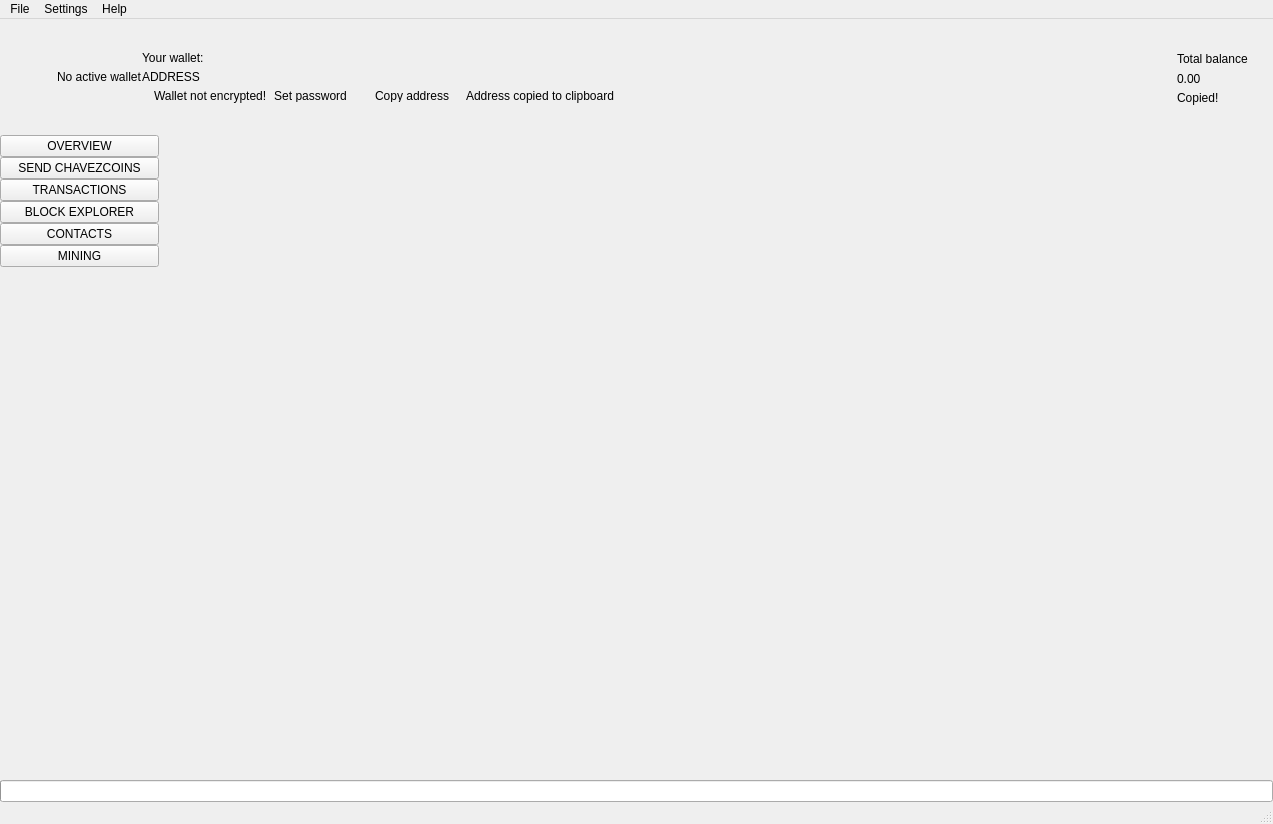
 <widget class="QMainWindow" name="MainWindow">
  <property name="geometry">
   <rect>
    <x>0</x>
    <y>0</y>
    <width>1273</width>
    <height>824</height>
   </rect>
  </property>
  <property name="sizePolicy">
   <sizepolicy hsizetype="Preferred" vsizetype="Preferred">
    <horstretch>0</horstretch>
    <verstretch>0</verstretch>
   </sizepolicy>
  </property>
  <property name="minimumSize">
   <size>
    <width>1260</width>
    <height>600</height>
   </size>
  </property>
  <property name="maximumSize">
   <size>
    <width>16777215</width>
    <height>16777215</height>
   </size>
  </property>
  <property name="windowTitle">
   <string>MainWindow</string>
  </property>
  <property name="windowIcon">
   <iconset>
    <normaloff>:/images/chavezcoin</normaloff>:/images/chavezcoin</iconset>
  </property>
  <widget class="QWidget" name="centralwidget">
   <layout class="QVBoxLayout" name="verticalLayout_2">
    <property name="spacing">
     <number>0</number>
    </property>
    <property name="leftMargin">
     <number>0</number>
    </property>
    <property name="topMargin">
     <number>0</number>
    </property>
    <property name="rightMargin">
     <number>0</number>
    </property>
    <property name="bottomMargin">
     <number>0</number>
    </property>
    <item>
     <widget class="QFrame" name="m_headerFrame">
      <property name="minimumSize">
       <size>
        <width>0</width>
        <height>116</height>
       </size>
      </property>
      <property name="maximumSize">
       <size>
        <width>16777215</width>
        <height>116</height>
       </size>
      </property>
      <property name="frameShape">
       <enum>QFrame::NoFrame</enum>
      </property>
      <property name="frameShadow">
       <enum>QFrame::Raised</enum>
      </property>
      <layout class="QHBoxLayout" name="horizontalLayout_3">
       <property name="spacing">
        <number>0</number>
       </property>
       <property name="leftMargin">
        <number>0</number>
       </property>
       <property name="topMargin">
        <number>0</number>
       </property>
       <property name="rightMargin">
        <number>25</number>
       </property>
       <property name="bottomMargin">
        <number>0</number>
       </property>
       <item>
        <spacer name="horizontalSpacer_2">
         <property name="orientation">
          <enum>Qt::Horizontal</enum>
         </property>
         <property name="sizeType">
          <enum>QSizePolicy::Fixed</enum>
         </property>
         <property name="sizeHint" stdset="0">
          <size>
           <width>30</width>
           <height>20</height>
          </size>
         </property>
        </spacer>
       </item>
       <item>
        <widget class="QLabel" name="m_logoLabel">
         <property name="text">
          <string/>
         </property>
        </widget>
       </item>
       <item>
        <spacer name="horizontalSpacer_5">
         <property name="orientation">
          <enum>Qt::Horizontal</enum>
         </property>
         <property name="sizeType">
          <enum>QSizePolicy::Fixed</enum>
         </property>
         <property name="sizeHint" stdset="0">
          <size>
           <width>20</width>
           <height>20</height>
          </size>
         </property>
        </spacer>
       </item>
       <item>
        <widget class="WalletGui::WalletSmallGrayTextLabel" name="m_noWalletLabel">
         <property name="text">
          <string>No active wallet</string>
         </property>
        </widget>
       </item>
       <item>
        <widget class="QFrame" name="m_walletFrame">
         <property name="frameShape">
          <enum>QFrame::NoFrame</enum>
         </property>
         <property name="frameShadow">
          <enum>QFrame::Raised</enum>
         </property>
         <layout class="QVBoxLayout" name="verticalLayout_3">
          <property name="spacing">
           <number>5</number>
          </property>
          <property name="leftMargin">
           <number>0</number>
          </property>
          <property name="topMargin">
           <number>0</number>
          </property>
          <property name="rightMargin">
           <number>0</number>
          </property>
          <property name="bottomMargin">
           <number>0</number>
          </property>
          <item>
           <spacer name="verticalSpacer_3">
            <property name="orientation">
             <enum>Qt::Vertical</enum>
            </property>
            <property name="sizeType">
             <enum>QSizePolicy::Minimum</enum>
            </property>
            <property name="sizeHint" stdset="0">
             <size>
              <width>20</width>
              <height>40</height>
             </size>
            </property>
           </spacer>
          </item>
          <item>
           <widget class="WalletGui::WalletSmallGrayTextLabel" name="m_walletLabel">
            <property name="text">
             <string>Your wallet:</string>
            </property>
            <property name="indent">
             <number>0</number>
            </property>
           </widget>
          </item>
          <item>
           <widget class="QLabel" name="m_addressLabel">
            <property name="sizePolicy">
             <sizepolicy hsizetype="Preferred" vsizetype="Preferred">
              <horstretch>0</horstretch>
              <verstretch>0</verstretch>
             </sizepolicy>
            </property>
            <property name="cursor">
             <cursorShape>PointingHandCursor</cursorShape>
            </property>
            <property name="toolTip">
             <string>Click to copy</string>
            </property>
            <property name="text">
             <string>ADDRESS</string>
            </property>
            <property name="indent">
             <number>0</number>
            </property>
           </widget>
          </item>
          <item>
           <layout class="QHBoxLayout" name="horizontalLayout_2">
            <property name="spacing">
             <number>0</number>
            </property>
            <item alignment="Qt::AlignTop">
             <widget class="QFrame" name="m_notEncryptedFrame">
              <property name="frameShape">
               <enum>QFrame::NoFrame</enum>
              </property>
              <property name="frameShadow">
               <enum>QFrame::Raised</enum>
              </property>
              <layout class="QHBoxLayout" name="horizontalLayout_4">
               <property name="spacing">
                <number>0</number>
               </property>
               <property name="leftMargin">
                <number>0</number>
               </property>
               <property name="topMargin">
                <number>0</number>
               </property>
               <property name="rightMargin">
                <number>0</number>
               </property>
               <property name="bottomMargin">
                <number>0</number>
               </property>
               <item alignment="Qt::AlignVCenter">
                <widget class="QLabel" name="m_notEncryptedIconLabel">
                 <property name="text">
                  <string/>
                 </property>
                 <property name="pixmap">
                  <pixmap resource="../../resources.qrc">:/icons/lock_open_gray</pixmap>
                 </property>
                 <property name="alignment">
                  <set>Qt::AlignLeading|Qt::AlignLeft|Qt::AlignVCenter</set>
                 </property>
                </widget>
               </item>
               <item>
                <spacer name="horizontalSpacer_11">
                 <property name="orientation">
                  <enum>Qt::Horizontal</enum>
                 </property>
                 <property name="sizeType">
                  <enum>QSizePolicy::Fixed</enum>
                 </property>
                 <property name="sizeHint" stdset="0">
                  <size>
                   <width>5</width>
                   <height>3</height>
                  </size>
                 </property>
                </spacer>
               </item>
               <item alignment="Qt::AlignVCenter">
                <widget class="WalletGui::WalletTinyGrayTextLabel" name="m_notEncryptedTextLabel">
                 <property name="text">
                  <string>Wallet not encrypted!</string>
                 </property>
                 <property name="alignment">
                  <set>Qt::AlignLeading|Qt::AlignLeft|Qt::AlignVCenter</set>
                 </property>
                </widget>
               </item>
               <item>
                <spacer name="horizontalSpacer_9">
                 <property name="orientation">
                  <enum>Qt::Horizontal</enum>
                 </property>
                 <property name="sizeType">
                  <enum>QSizePolicy::Fixed</enum>
                 </property>
                 <property name="sizeHint" stdset="0">
                  <size>
                   <width>3</width>
                   <height>3</height>
                  </size>
                 </property>
                </spacer>
               </item>
               <item alignment="Qt::AlignVCenter">
                <widget class="WalletGui::WalletTinyLinkLikeButton" name="m_encryptButton">
                 <property name="sizePolicy">
                  <sizepolicy hsizetype="Minimum" vsizetype="Minimum">
                   <horstretch>0</horstretch>
                   <verstretch>0</verstretch>
                  </sizepolicy>
                 </property>
                 <property name="minimumSize">
                  <size>
                   <width>0</width>
                   <height>3</height>
                  </size>
                 </property>
                 <property name="cursor">
                  <cursorShape>PointingHandCursor</cursorShape>
                 </property>
                 <property name="text">
                  <string>Set password</string>
                 </property>
                 <property name="flat">
                  <bool>true</bool>
                 </property>
                </widget>
               </item>
               <item>
                <spacer name="horizontalSpacer_10">
                 <property name="orientation">
                  <enum>Qt::Horizontal</enum>
                 </property>
                 <property name="sizeType">
                  <enum>QSizePolicy::Fixed</enum>
                 </property>
                 <property name="sizeHint" stdset="0">
                  <size>
                   <width>20</width>
                   <height>3</height>
                  </size>
                 </property>
                </spacer>
               </item>
              </layout>
             </widget>
            </item>
            <item alignment="Qt::AlignVCenter">
             <widget class="WalletGui::WalletTinyLinkLikeButton" name="m_copyAddressButton">
              <property name="sizePolicy">
               <sizepolicy hsizetype="Minimum" vsizetype="Minimum">
                <horstretch>0</horstretch>
                <verstretch>0</verstretch>
               </sizepolicy>
              </property>
              <property name="minimumSize">
               <size>
                <width>0</width>
                <height>3</height>
               </size>
              </property>
              <property name="cursor">
               <cursorShape>PointingHandCursor</cursorShape>
              </property>
              <property name="focusPolicy">
               <enum>Qt::NoFocus</enum>
              </property>
              <property name="autoFillBackground">
               <bool>true</bool>
              </property>
              <property name="text">
               <string>Copy address</string>
              </property>
              <property name="flat">
               <bool>true</bool>
              </property>
             </widget>
            </item>
            <item>
             <spacer name="horizontalSpacer_7">
              <property name="orientation">
               <enum>Qt::Horizontal</enum>
              </property>
              <property name="sizeType">
               <enum>QSizePolicy::Fixed</enum>
              </property>
              <property name="sizeHint" stdset="0">
               <size>
                <width>13</width>
                <height>3</height>
               </size>
              </property>
             </spacer>
            </item>
            <item alignment="Qt::AlignVCenter">
             <widget class="WalletGui::CopyMagicLabel" name="m_copyAddressLabel">
              <property name="text">
               <string>Address copied to clipboard</string>
              </property>
              <property name="alignment">
               <set>Qt::AlignLeading|Qt::AlignLeft|Qt::AlignVCenter</set>
              </property>
             </widget>
            </item>
            <item>
             <spacer name="horizontalSpacer">
              <property name="orientation">
               <enum>Qt::Horizontal</enum>
              </property>
              <property name="sizeHint" stdset="0">
               <size>
                <width>40</width>
                <height>3</height>
               </size>
              </property>
             </spacer>
            </item>
           </layout>
          </item>
          <item>
           <spacer name="verticalSpacer_2">
            <property name="orientation">
             <enum>Qt::Vertical</enum>
            </property>
            <property name="sizeType">
             <enum>QSizePolicy::Minimum</enum>
            </property>
            <property name="sizeHint" stdset="0">
             <size>
              <width>20</width>
              <height>40</height>
             </size>
            </property>
           </spacer>
          </item>
         </layout>
        </widget>
       </item>
       <item>
        <spacer name="horizontalSpacer_3">
         <property name="orientation">
          <enum>Qt::Horizontal</enum>
         </property>
         <property name="sizeType">
          <enum>QSizePolicy::Expanding</enum>
         </property>
         <property name="sizeHint" stdset="0">
          <size>
           <width>34</width>
           <height>20</height>
          </size>
         </property>
        </spacer>
       </item>
       <item>
        <spacer name="horizontalSpacer_8">
         <property name="orientation">
          <enum>Qt::Horizontal</enum>
         </property>
         <property name="sizeType">
          <enum>QSizePolicy::Fixed</enum>
         </property>
         <property name="sizeHint" stdset="0">
          <size>
           <width>34</width>
           <height>20</height>
          </size>
         </property>
        </spacer>
       </item>
       <item alignment="Qt::AlignRight|Qt::AlignVCenter">
        <widget class="QFrame" name="m_balanceFrame">
         <layout class="QGridLayout" name="gridLayout">
          <property name="leftMargin">
           <number>0</number>
          </property>
          <property name="topMargin">
           <number>30</number>
          </property>
          <property name="rightMargin">
           <number>0</number>
          </property>
          <property name="bottomMargin">
           <number>0</number>
          </property>
          <property name="verticalSpacing">
           <number>3</number>
          </property>
          <item row="0" column="2">
           <layout class="QVBoxLayout" name="verticalLayout_4">
            <item>
             <widget class="QLabel" name="m_balanceTextLabel">
              <property name="text">
               <string>Total balance</string>
              </property>
             </widget>
            </item>
            <item>
             <widget class="QLabel" name="m_balanceLabel">
              <property name="cursor">
               <cursorShape>PointingHandCursor</cursorShape>
              </property>
              <property name="toolTip">
               <string>Click to copy</string>
              </property>
              <property name="text">
               <string>0.00</string>
              </property>
             </widget>
            </item>
           </layout>
          </item>
          <item row="1" column="2">
           <widget class="WalletGui::CopyMagicLabel" name="m_balanceCopyLabel">
            <property name="text">
             <string>Copied!</string>
            </property>
           </widget>
          </item>
          <item row="0" column="1">
           <spacer name="horizontalSpacer_6">
            <property name="orientation">
             <enum>Qt::Horizontal</enum>
            </property>
            <property name="sizeType">
             <enum>QSizePolicy::Fixed</enum>
            </property>
            <property name="sizeHint" stdset="0">
             <size>
              <width>2</width>
              <height>39</height>
             </size>
            </property>
           </spacer>
          </item>
          <item row="2" column="2">
           <spacer name="verticalSpacer_5">
            <property name="orientation">
             <enum>Qt::Vertical</enum>
            </property>
            <property name="sizeType">
             <enum>QSizePolicy::Expanding</enum>
            </property>
            <property name="sizeHint" stdset="0">
             <size>
              <width>20</width>
              <height>50</height>
             </size>
            </property>
           </spacer>
          </item>
          <item row="0" column="0">
           <widget class="QLabel" name="m_balanceIconLabel">
            <property name="text">
             <string/>
            </property>
            <property name="pixmap">
             <pixmap resource="../../resources.qrc">:/icons/total_balance</pixmap>
            </property>
           </widget>
          </item>
         </layout>
        </widget>
       </item>
      </layout>
     </widget>
    </item>
    <item>
     <layout class="QHBoxLayout" name="horizontalLayout" stretch="0,0,0,0,0,0,0,0">
      <property name="spacing">
       <number>0</number>
      </property>
      <item>
       <widget class="QFrame" name="m_toolFrame">
        <property name="frameShape">
         <enum>QFrame::NoFrame</enum>
        </property>
        <property name="frameShadow">
         <enum>QFrame::Plain</enum>
        </property>
        <property name="lineWidth">
         <number>0</number>
        </property>
        <layout class="QVBoxLayout" name="verticalLayout">
         <property name="spacing">
          <number>0</number>
         </property>
         <property name="leftMargin">
          <number>0</number>
         </property>
         <property name="topMargin">
          <number>0</number>
         </property>
         <property name="rightMargin">
          <number>0</number>
         </property>
         <property name="bottomMargin">
          <number>0</number>
         </property>
         <item>
          <widget class="QPushButton" name="m_overviewButton">
           <property name="sizePolicy">
            <sizepolicy hsizetype="Minimum" vsizetype="Fixed">
             <horstretch>0</horstretch>
             <verstretch>0</verstretch>
            </sizepolicy>
           </property>
           <property name="focusPolicy">
            <enum>Qt::NoFocus</enum>
           </property>
           <property name="text">
            <string>OVERVIEW</string>
           </property>
           <property name="checkable">
            <bool>true</bool>
           </property>
           <attribute name="buttonGroup">
            <string notr="true">m_toolButtonGroup</string>
           </attribute>
          </widget>
         </item>
         <item>
          <widget class="QPushButton" name="m_sendButton">
           <property name="sizePolicy">
            <sizepolicy hsizetype="Minimum" vsizetype="Fixed">
             <horstretch>0</horstretch>
             <verstretch>0</verstretch>
            </sizepolicy>
           </property>
           <property name="focusPolicy">
            <enum>Qt::NoFocus</enum>
           </property>
           <property name="text">
            <string>SEND CHAVEZCOINS</string>
           </property>
           <property name="checkable">
            <bool>true</bool>
           </property>
           <attribute name="buttonGroup">
            <string notr="true">m_toolButtonGroup</string>
           </attribute>
          </widget>
         </item>
         <item>
          <widget class="QPushButton" name="m_transactionsButton">
           <property name="sizePolicy">
            <sizepolicy hsizetype="Minimum" vsizetype="Fixed">
             <horstretch>0</horstretch>
             <verstretch>0</verstretch>
            </sizepolicy>
           </property>
           <property name="focusPolicy">
            <enum>Qt::NoFocus</enum>
           </property>
           <property name="text">
            <string>TRANSACTIONS</string>
           </property>
           <property name="checkable">
            <bool>true</bool>
           </property>
           <attribute name="buttonGroup">
            <string notr="true">m_toolButtonGroup</string>
           </attribute>
          </widget>
         </item>
         <item>
          <widget class="QPushButton" name="m_blockExplorerButton">
           <property name="focusPolicy">
            <enum>Qt::NoFocus</enum>
           </property>
           <property name="text">
            <string>BLOCK EXPLORER</string>
           </property>
           <property name="checkable">
            <bool>true</bool>
           </property>
           <attribute name="buttonGroup">
            <string notr="true">m_toolButtonGroup</string>
           </attribute>
          </widget>
         </item>
         <item>
          <widget class="QPushButton" name="m_addressBookButton">
           <property name="sizePolicy">
            <sizepolicy hsizetype="Minimum" vsizetype="Fixed">
             <horstretch>0</horstretch>
             <verstretch>0</verstretch>
            </sizepolicy>
           </property>
           <property name="focusPolicy">
            <enum>Qt::NoFocus</enum>
           </property>
           <property name="text">
            <string>CONTACTS</string>
           </property>
           <property name="checkable">
            <bool>true</bool>
           </property>
           <attribute name="buttonGroup">
            <string notr="true">m_toolButtonGroup</string>
           </attribute>
          </widget>
         </item>
         <item>
          <widget class="QPushButton" name="m_miningButton">
           <property name="focusPolicy">
            <enum>Qt::NoFocus</enum>
           </property>
           <property name="text">
            <string>MINING</string>
           </property>
           <property name="checkable">
            <bool>true</bool>
           </property>
           <attribute name="buttonGroup">
            <string notr="true">m_toolButtonGroup</string>
           </attribute>
          </widget>
         </item>
         <item>
          <spacer name="verticalSpacer">
           <property name="orientation">
            <enum>Qt::Vertical</enum>
           </property>
           <property name="sizeHint" stdset="0">
            <size>
             <width>20</width>
             <height>40</height>
            </size>
           </property>
          </spacer>
         </item>
        </layout>
       </widget>
      </item>
      <item>
       <widget class="WalletGui::OverviewFrame" name="m_overviewFrame">
        <property name="frameShape">
         <enum>QFrame::NoFrame</enum>
        </property>
        <property name="frameShadow">
         <enum>QFrame::Raised</enum>
        </property>
       </widget>
      </item>
      <item>
       <widget class="WalletGui::SendFrame" name="m_sendFrame">
        <property name="frameShape">
         <enum>QFrame::NoFrame</enum>
        </property>
        <property name="frameShadow">
         <enum>QFrame::Raised</enum>
        </property>
       </widget>
      </item>
      <item>
       <widget class="WalletGui::TransactionsFrame" name="m_transactionsFrame">
        <property name="frameShape">
         <enum>QFrame::NoFrame</enum>
        </property>
        <property name="frameShadow">
         <enum>QFrame::Raised</enum>
        </property>
       </widget>
      </item>
      <item>
       <widget class="WalletGui::AddressBookFrame" name="m_addressBookFrame">
        <property name="frameShape">
         <enum>QFrame::NoFrame</enum>
        </property>
        <property name="frameShadow">
         <enum>QFrame::Raised</enum>
        </property>
       </widget>
      </item>
      <item>
       <widget class="WalletGui::NoWalletFrame" name="m_noWalletFrame">
        <property name="frameShape">
         <enum>QFrame::NoFrame</enum>
        </property>
        <property name="frameShadow">
         <enum>QFrame::Raised</enum>
        </property>
       </widget>
      </item>
      <item>
       <widget class="WalletGui::BlockExplorerFrame" name="m_blockExplorerFrame">
        <property name="frameShape">
         <enum>QFrame::NoFrame</enum>
        </property>
        <property name="frameShadow">
         <enum>QFrame::Raised</enum>
        </property>
       </widget>
      </item>
      <item>
       <widget class="WalletGui::MiningFrame" name="m_miningFrame">
        <property name="frameShape">
         <enum>QFrame::NoFrame</enum>
        </property>
        <property name="frameShadow">
         <enum>QFrame::Raised</enum>
        </property>
       </widget>
      </item>
     </layout>
    </item>
    <item>
     <widget class="QProgressBar" name="m_syncProgress">
      <property name="maximum">
       <number>100</number>
      </property>
      <property name="value">
       <number>0</number>
      </property>
      <property name="textVisible">
       <bool>false</bool>
      </property>
     </widget>
    </item>
   </layout>
  </widget>
  <widget class="QMenuBar" name="menubar">
   <property name="geometry">
    <rect>
     <x>0</x>
     <y>0</y>
     <width>1273</width>
     <height>21</height>
    </rect>
   </property>
   <widget class="QMenu" name="menuFile">
    <property name="title">
     <string>File</string>
    </property>
    <addaction name="m_createWalletAction"/>
    <addaction name="m_openWalletAction"/>
    <addaction name="m_recentWalletsAction"/>
    <addaction name="m_backupWalletAction"/>
    <addaction name="m_saveKeysAction"/>
    <addaction name="m_resetAction"/>
    <addaction name="m_importKeyAction"/>
    <addaction name="m_exportKeyAction"/>
    <addaction name="m_exportTrackingKeyAction"/>
    <addaction name="m_exitAction"/>
   </widget>
   <widget class="QMenu" name="menuSettings">
    <property name="title">
     <string>Settings</string>
    </property>
    <widget class="QMenu" name="menuThemes">
     <property name="title">
      <string>Themes</string>
     </property>
    </widget>
    <addaction name="m_encryptWalletAction"/>
    <addaction name="m_changePasswordAction"/>
    <addaction name="separator"/>
    <addaction name="m_autostartAction"/>
    <addaction name="m_minimizeToTrayAction"/>
    <addaction name="m_closeToTrayAction"/>
    <addaction name="separator"/>
    <addaction name="m_preferencesAction"/>
    <addaction name="menuThemes"/>
   </widget>
   <widget class="QMenu" name="menuHelp">
    <property name="title">
     <string>Help</string>
    </property>
    <addaction name="m_communityForumAction"/>
    <addaction name="m_reportIssueAction"/>
    <addaction name="m_aboutChavezcoinAction"/>
    <addaction name="m_aboutQtAction"/>
   </widget>
   <addaction name="menuFile"/>
   <addaction name="menuSettings"/>
   <addaction name="menuHelp"/>
  </widget>
  <widget class="WalletGui::WalletStatusBar" name="statusBar"/>
  <action name="m_exitAction">
   <property name="checkable">
    <bool>false</bool>
   </property>
   <property name="enabled">
    <bool>true</bool>
   </property>
   <property name="text">
    <string>Exit</string>
   </property>
   <property name="shortcut">
    <string>Ctrl+Q</string>
   </property>
  </action>
  <action name="m_createWalletAction">
   <property name="enabled">
    <bool>true</bool>
   </property>
   <property name="text">
    <string>Create wallet</string>
   </property>
  </action>
  <action name="m_openWalletAction">
   <property name="enabled">
    <bool>true</bool>
   </property>
   <property name="text">
    <string>Open wallet</string>
   </property>
  </action>
  <action name="m_encryptWalletAction">
   <property name="enabled">
    <bool>true</bool>
   </property>
   <property name="text">
    <string>Encrypt wallet</string>
   </property>
  </action>
  <action name="m_changePasswordAction">
   <property name="enabled">
    <bool>true</bool>
   </property>
   <property name="text">
    <string>Change password</string>
   </property>
   <property name="toolTip">
    <string>Change password</string>
   </property>
  </action>
  <action name="m_aboutChavezcoinAction">
   <property name="enabled">
    <bool>true</bool>
   </property>
   <property name="text">
    <string>About Chavezcoin</string>
   </property>
  </action>
  <action name="m_aboutQtAction">
   <property name="enabled">
    <bool>true</bool>
   </property>
   <property name="text">
    <string>About Qt</string>
   </property>
  </action>
  <action name="m_backupWalletAction">
   <property name="enabled">
    <bool>true</bool>
   </property>
   <property name="text">
    <string>Backup wallet</string>
   </property>
  </action>
  <action name="m_autostartAction">
   <property name="checkable">
    <bool>true</bool>
   </property>
   <property name="text">
    <string>Start on system login</string>
   </property>
  </action>
  <action name="m_minimizeToTrayAction">
   <property name="checkable">
    <bool>true</bool>
   </property>
   <property name="text">
    <string>Minimize to tray</string>
   </property>
  </action>
  <action name="m_closeToTrayAction">
   <property name="checkable">
    <bool>true</bool>
   </property>
   <property name="text">
    <string>Close to tray</string>
   </property>
  </action>
  <action name="m_preferencesAction">
   <property name="text">
    <string>Preferences</string>
   </property>
  </action>
  <action name="m_recentWalletsAction">
   <property name="text">
    <string>Recent wallets</string>
   </property>
  </action>
  <action name="m_exportTrackingKeyAction">
   <property name="text">
    <string>Export tracking key</string>
   </property>
   <property name="toolTip">
    <string>Export tracking key</string>
   </property>
  </action>
  <action name="m_importKeyAction">
   <property name="text">
    <string>Import key</string>
   </property>
   <property name="toolTip">
    <string>Import key</string>
   </property>
  </action>
  <action name="m_communityForumAction">
   <property name="text">
    <string>Community forum</string>
   </property>
  </action>
  <action name="m_reportIssueAction">
   <property name="text">
    <string>Report an issue</string>
   </property>
  </action>
  <action name="m_resetAction">
   <property name="text">
    <string>Reset wallet</string>
   </property>
  </action>
  <action name="m_saveKeysAction">
   <property name="text">
    <string>Save wallet keys</string>
   </property>
  </action>
  <action name="m_exportKeyAction">
   <property name="text">
    <string>Export key</string>
   </property>
   <property name="toolTip">
    <string>Export key</string>
   </property>
  </action>
 </widget>
